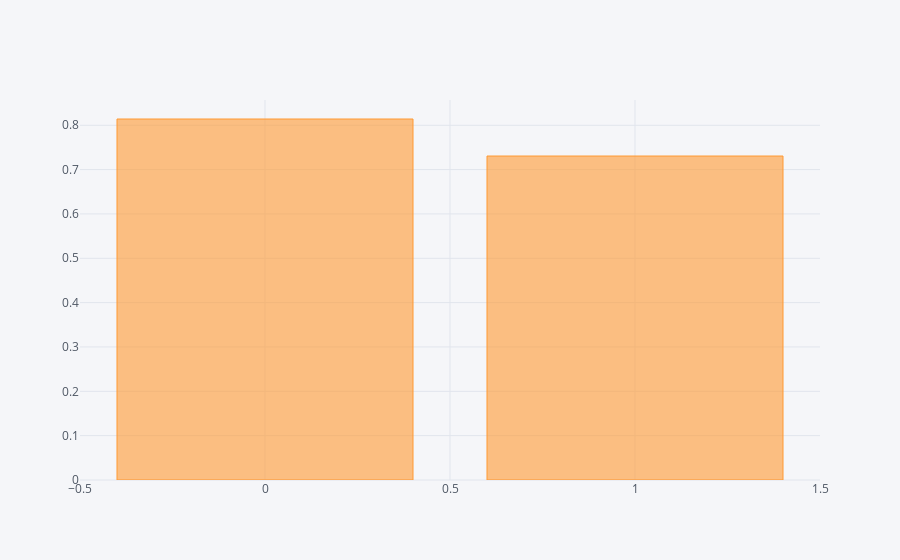

Notebook code cell kept with this figure:
### Markdown cell above
## 反論3:学位を取ると収入が高くなる。施策を受けたグループには学位を取っていない人が施策を受けていないグループより少ないから、施策の効果は単純な平均値の差より小さいはずだ。

### Code cell
all_sample.groupby('treat').mean()['nodegree'].iplot(kind='bar')

### Figure 1 — Plotly figure (JSON) as saved in the notebook; plotly's stock layout.template omitted (floating-point values rounded to 4 significant figures)
{"data": [{"marker": {"color": "rgba(255, 153, 51, 0.6)", "line": {"color": "rgba(255, 153, 51, 1.0)", "width": 1}}, "name": "nodegree", "orientation": "v", "text": "", "type": "bar", "uid": "a5127011-60bb-47a6-a798-2439e49655e2", "x": [0, 1], "y": [0.8141, 0.7306]}], "layout": {"legend": {"bgcolor": "#F5F6F9", "font": {"color": "#4D5663"}}, "paper_bgcolor": "#F5F6F9", "plot_bgcolor": "#F5F6F9", "title": {"font": {"color": "#4D5663"}}, "xaxis": {"gridcolor": "#E1E5ED", "showgrid": true, "tickfont": {"color": "#4D5663"}, "title": {"font": {"color": "#4D5663"}, "text": ""}, "zerolinecolor": "#E1E5ED"}, "yaxis": {"gridcolor": "#E1E5ED", "showgrid": true, "tickfont": {"color": "#4D5663"}, "title": {"font": {"color": "#4D5663"}, "text": ""}, "zerolinecolor": "#E1E5ED"}}}
